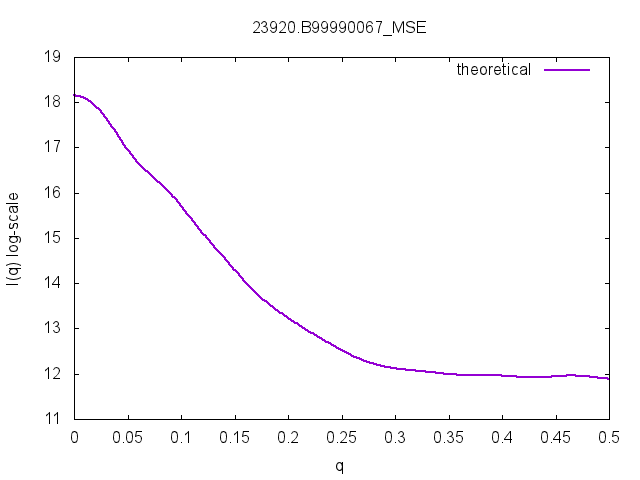

Write the gnuplot code that produced this figure.
set terminal png;set output "23920.B99990067_MSE.png";
set title "23920.B99990067_MSE";set xlabel "q";set ylabel "I(q) log-scale"
plot '23920.B99990067_MSE.pdb.dat' u 1:2 thru log(y) t "theoretical" w lines lw 2 lt 68
